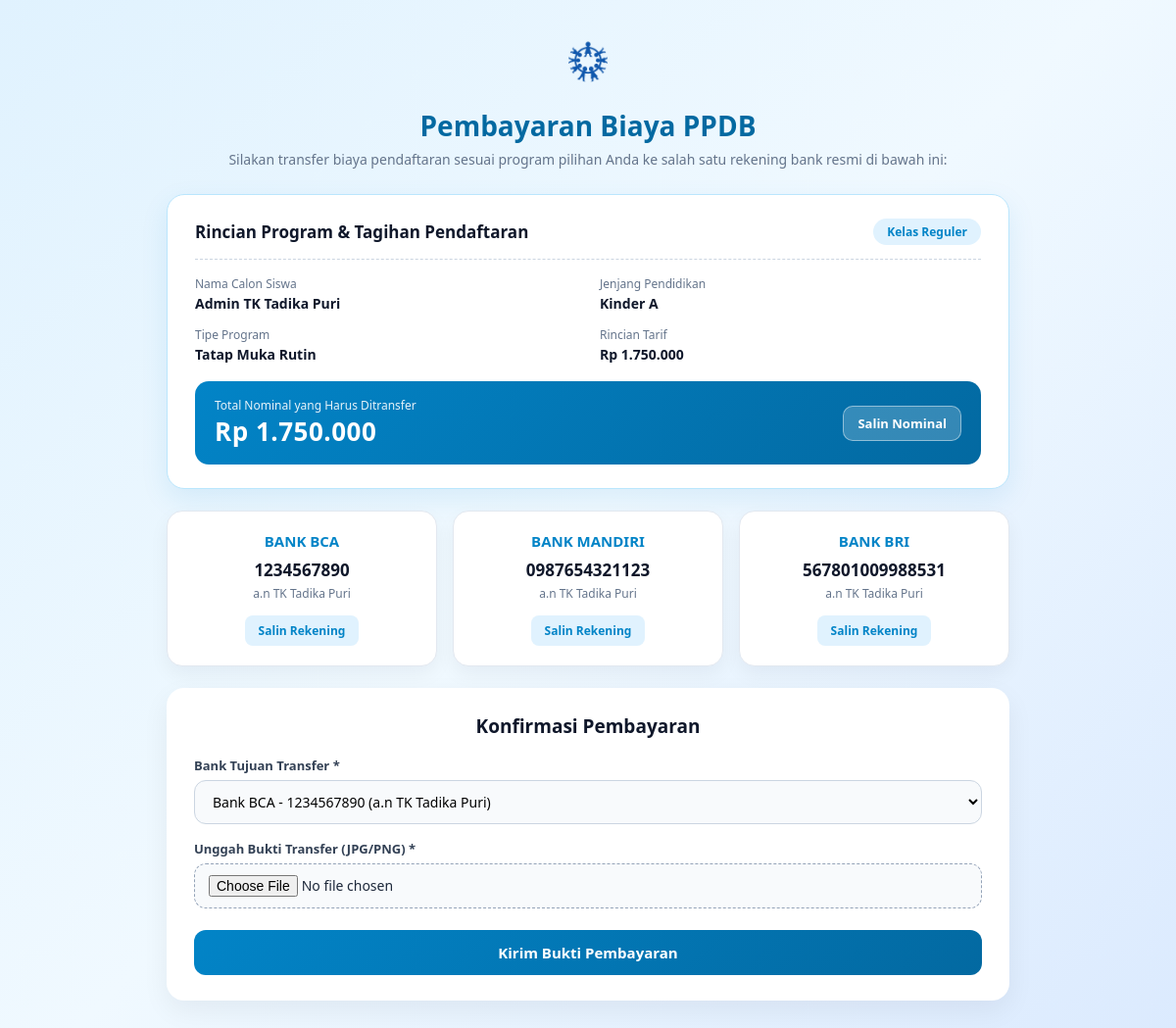
The app's page /pembayaran (signed in), older data.
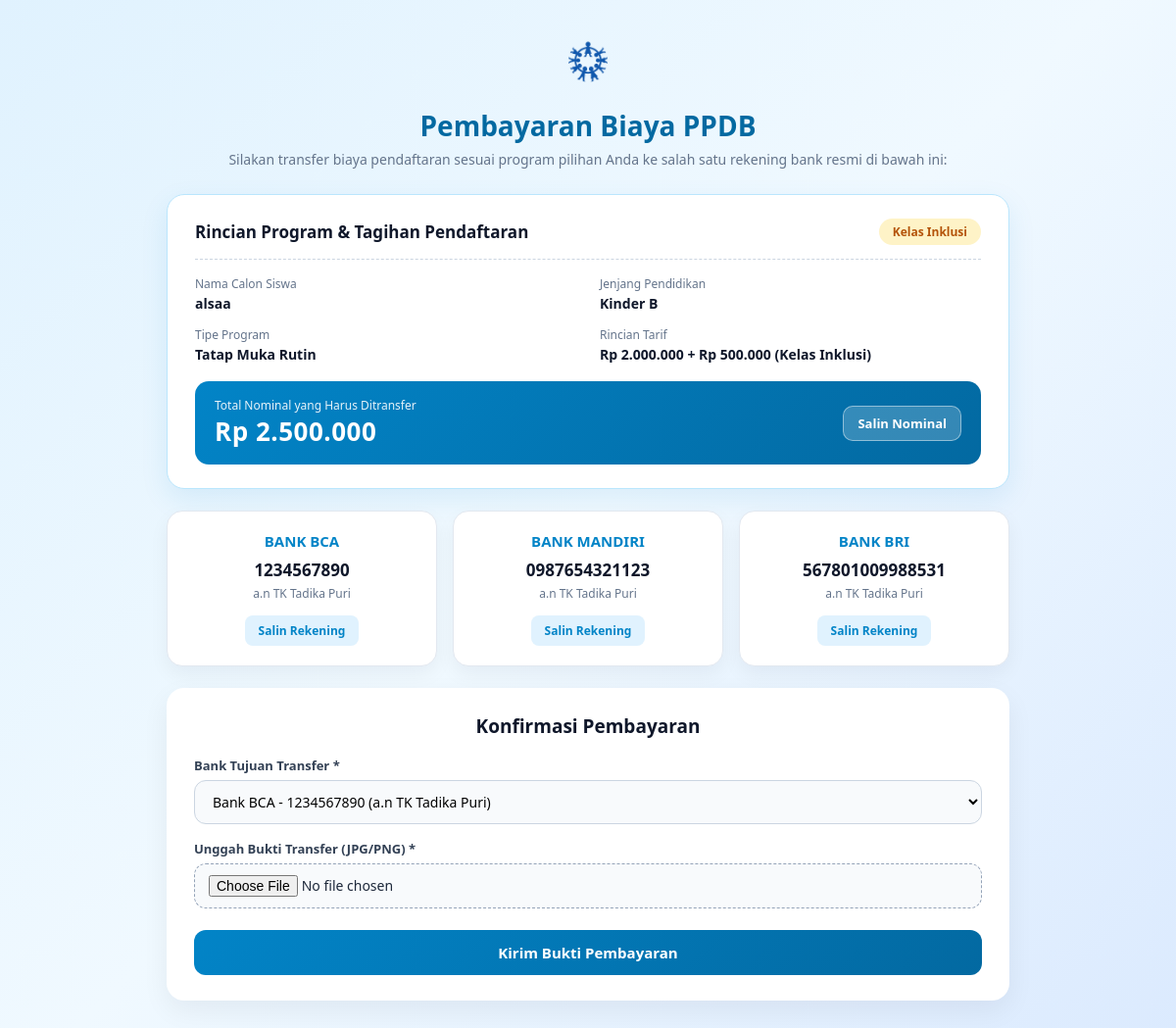
The same page, newer data.
### tables this page shows
CREATE TABLE siswa (
            id INTEGER PRIMARY KEY AUTOINCREMENT,
            nama_siswa TEXT,
            nama_panggilan TEXT,
            tempat_lahir TEXT,
            tanggal_lahir TEXT,
            jenis_kelamin TEXT,
            agama TEXT,
            alamat TEXT,
            tinggi_badan TEXT,
            berat_badan TEXT,
            nama_ayah TEXT,
            pekerjaan_ayah TEXT,
            nama_ibu TEXT,
            pekerjaan_ibu TEXT,
            file_kk TEXT,
            file_akta TEXT,
            foto TEXT,
            status TEXT DEFAULT 'Belum Verifikasi'
        , email TEXT, jenjang TEXT DEFAULT 'Kinder A', tipe_program TEXT DEFAULT 'Tatap Muka Rutin', kelas TEXT DEFAULT 'Reguler');

### PythonProject1/app.py (the view, shortened to what this page needs)
@app.route('/pembayaran', methods=['GET', 'POST'])
def pembayaran():
    if 'login' not in session:
        return redirect('/login')
    conn = get_db()
    cur = conn.cursor()
    cur.execute("SELECT * FROM siswa WHERE email=? ORDER BY id DESC LIMIT 1", (session['email'],))
    siswa = cur.fetchone()
    if not siswa:
        cur.execute("SELECT * FROM siswa ORDER BY id DESC LIMIT 1")
        siswa = cur.fetchone()
    jenjang = siswa['jenjang'] if siswa and siswa['jenjang'] else 'Kinder A'
    tipe_program = siswa['tipe_program'] if siswa and siswa['tipe_program'] else 'Tatap Muka Rutin'
    kelas = siswa['kelas'] if siswa and siswa['kelas'] else 'Reguler'
    rincian = hitung_biaya_ppdb(jenjang, tipe_program, kelas)
    conn.close()
    return render_template('bukti_pembayaran.html', siswa=siswa, rincian=rincian)

### PythonProject1/app.py (called while the page is built)
def get_db():
    conn = sqlite3.connect(DB_PATH)
    conn.row_factory = sqlite3.Row
    return conn

def hitung_biaya_ppdb(jenjang, tipe_program, kelas):
    tarif_dasar = {
        ('Pre-Kinder', 'Tatap Muka Rutin'): 1500000,
        ('Pre-Kinder', 'Daring Rutin'): 1000000,
        ('Kinder A', 'Tatap Muka Rutin'): 1750000,
        ('Kinder A', 'Daring Rutin'): 1200000,
        ('Kinder B', 'Tatap Muka Rutin'): 2000000,
        ('Kinder B', 'Daring Rutin'): 1350000,
    }
    biaya_program = tarif_dasar.get((jenjang, tipe_program), 1750000)
    biaya_kelas = 500000 if kelas == 'Inklusi' else 0
    total = biaya_program + biaya_kelas
    return {
        'biaya_program': biaya_program,
        'biaya_kelas': biaya_kelas,
        'total': total
    }

### PythonProject1/templates/bukti_pembayaran.html (shortened to what this page needs)
<!DOCTYPE html>
<html lang="id">
<head>
</head>
<body>
<div class="container">
    <div class="header">
        <img src="{{ url_for('static', filename='image/logo-transparent.png') }}" alt="Logo TK Tadika Puri">
        <h1>Pembayaran Biaya PPDB</h1>
        <p>Silakan transfer biaya pendaftaran sesuai program pilihan Anda ke salah satu rekening bank resmi di bawah ini:</p>
    </div>
    <div class="bill-card">
        <div class="bill-header">
            <h2>Rincian Program & Tagihan Pendaftaran</h2>
            <span class="badge-kelas {{ 'badge-inklusi' if (siswa and siswa['kelas'] == 'Inklusi') else '' }}">
                Kelas {{ siswa['kelas'] if (siswa and siswa['kelas']) else 'Reguler' }}
            </span>
        </div>
        <div class="bill-grid">
            <div class="bill-item">
                <span>Nama Calon Siswa</span>
                <strong>{{ siswa['nama_siswa'] if siswa else session['nama'] }}</strong>
            </div>
            <div class="bill-item">
                <span>Jenjang Pendidikan</span>
                <strong>{{ siswa['jenjang'] if (siswa and siswa['jenjang']) else 'Kinder A' }}</strong>
            </div>
            <div class="bill-item">
                <span>Tipe Program</span>
                <strong>{{ siswa['tipe_program'] if (siswa and siswa['tipe_program']) else 'Tatap Muka Rutin' }}</strong>
            </div>
            <div class="bill-item">
                <span>Rincian Tarif</span>
                <strong>
                    Rp {{ "{:,.0f}".format(rincian['biaya_program']).replace(',', '.') }}
                    {% if rincian['biaya_kelas'] > 0 %}
                        + Rp {{ "{:,.0f}".format(rincian['biaya_kelas']).replace(',', '.') }} (Kelas Inklusi)
                    {% endif %}
                </strong>
            </div>
        </div>
        <div class="total-box">
            <div>
                <small>Total Nominal yang Harus Ditransfer</small>
                <div class="total-amount">Rp {{ "{:,.0f}".format(rincian['total']).replace(',', '.') }}</div>
            </div>
            <button type="button" class="btn-copy-nominal" data-nominal="{{ rincian.total }}" onclick="salinNominal(this)">
                Salin Nominal
            </button>
        </div>
    </div>
    <div class="bank-grid">
        <div class="bank-card">
            <h3>BANK BCA</h3>
            <div class="rek">1234567890</div>
            <div class="an">a.n TK Tadika Puri</div>
            <button type="button" class="btn-copy" onclick="salinTeks('1234567890', this)">Salin Rekening</button>
        </div>
        <div class="bank-card">
            <h3>BANK MANDIRI</h3>
            <div class="rek">0987654321123</div>
            <div class="an">a.n TK Tadika Puri</div>
            <button type="button" class="btn-copy" onclick="salinTeks('0987654321123', this)">Salin Rekening</button>
        </div>
        <div class="bank-card">
            <h3>BANK BRI</h3>
            <div class="rek">567801009988531</div>
            <div class="an">a.n TK Tadika Puri</div>
            <button type="button" class="btn-copy" onclick="salinTeks('567801009988531', this)">Salin Rekening</button>
        </div>
    </div>
    <div class="confirm-card">
        <h2>Konfirmasi Pembayaran</h2>
        <form action="{{ url_for('pembayaran') }}" method="POST" enctype="multipart/form-data">
            <div class="form-group">
                <label>Bank Tujuan Transfer *</label>
                <select name="metode_pembayaran" class="form-control" required>
                    <option value="Bank BCA">Bank BCA - 1234567890 (a.n TK Tadika Puri)</option>
                </select>
            </div>
            <div class="form-group">
                <label>Unggah Bukti Transfer (JPG/PNG) *</label>
                <input type="file" name="bukti" class="form-control" accept="image/png, image/jpeg, image/jpg" required>
            </div>
            <button type="submit" class="btn-submit">Kirim Bukti Pembayaran</button>
        </form>
    </div>
</div>
</body>
</html>

Row changes from the older to the newer data that the page shows:
added siswa: kelas "Inklusi", nama_siswa "alsaa", jenjang "Kinder B", tipe_program "Tatap Muka Rutin"
Text that changed along with them:
{{ "{:,.0f}".format(rincian['biaya_program']).replace(',', '.') }}: "1.750.000" → "2.000.000"
{{ "{:,.0f}".format(rincian['biaya_kelas']).replace(',', '.') }}: (not shown) → "500.000"
{{ "{:,.0f}".format(rincian['total']).replace(',', '.') }}: "1.750.000" → "2.500.000"
{{ siswa['kelas'] if (siswa and siswa['kelas']) else 'Reguler' }}: "Reguler" → (not shown)
{{ siswa['nama_siswa'] if siswa else session['nama'] }}: "Admin TK Tadika Puri" → (not shown)
{{ siswa['jenjang'] if (siswa and siswa['jenjang']) else 'Kinder A' }}: "Kinder A" → (not shown)
text no longer shown: "Tatap Muka Rutin"
text now shown: "+ Rp (Kelas Inklusi)"
